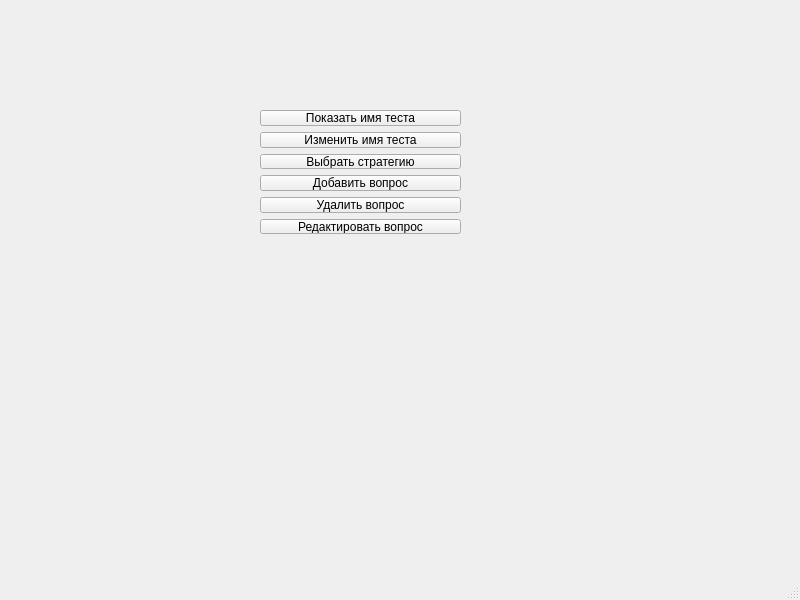
<?xml version="1.0" encoding="UTF-8"?>
<ui version="4.0">
 <class>MainWindow</class>
 <widget class="QMainWindow" name="MainWindow">
  <property name="geometry">
   <rect>
    <x>0</x>
    <y>0</y>
    <width>800</width>
    <height>600</height>
   </rect>
  </property>
  <property name="windowTitle">
   <string>MainWindow</string>
  </property>
  <widget class="QWidget" name="centralwidget">
   <widget class="QWidget" name="verticalLayoutWidget">
    <property name="geometry">
     <rect>
      <x>260</x>
      <y>110</y>
      <width>201</width>
      <height>124</height>
     </rect>
    </property>
    <layout class="QVBoxLayout" name="verticalLayout">
     <item>
      <widget class="QPushButton" name="pushButton_2">
       <property name="text">
        <string>Показать имя теста</string>
       </property>
      </widget>
     </item>
     <item>
      <widget class="QPushButton" name="pushButton">
       <property name="text">
        <string>Изменить имя теста</string>
       </property>
      </widget>
     </item>
     <item>
      <widget class="QPushButton" name="pushButton_3">
       <property name="text">
        <string>Выбрать стратегию</string>
       </property>
      </widget>
     </item>
     <item>
      <widget class="QPushButton" name="pushButton_4">
       <property name="text">
        <string>Добавить вопрос</string>
       </property>
      </widget>
     </item>
     <item>
      <widget class="QPushButton" name="pushButton_5">
       <property name="text">
        <string>Удалить вопрос</string>
       </property>
      </widget>
     </item>
     <item>
      <widget class="QPushButton" name="pushButton_6">
       <property name="text">
        <string>Редактировать вопрос</string>
       </property>
      </widget>
     </item>
    </layout>
   </widget>
  </widget>
  <widget class="QMenuBar" name="menubar">
   <property name="geometry">
    <rect>
     <x>0</x>
     <y>0</y>
     <width>800</width>
     <height>18</height>
    </rect>
   </property>
  </widget>
  <widget class="QStatusBar" name="statusbar"/>
 </widget>
 <resources/>
 <connections/>
</ui>
